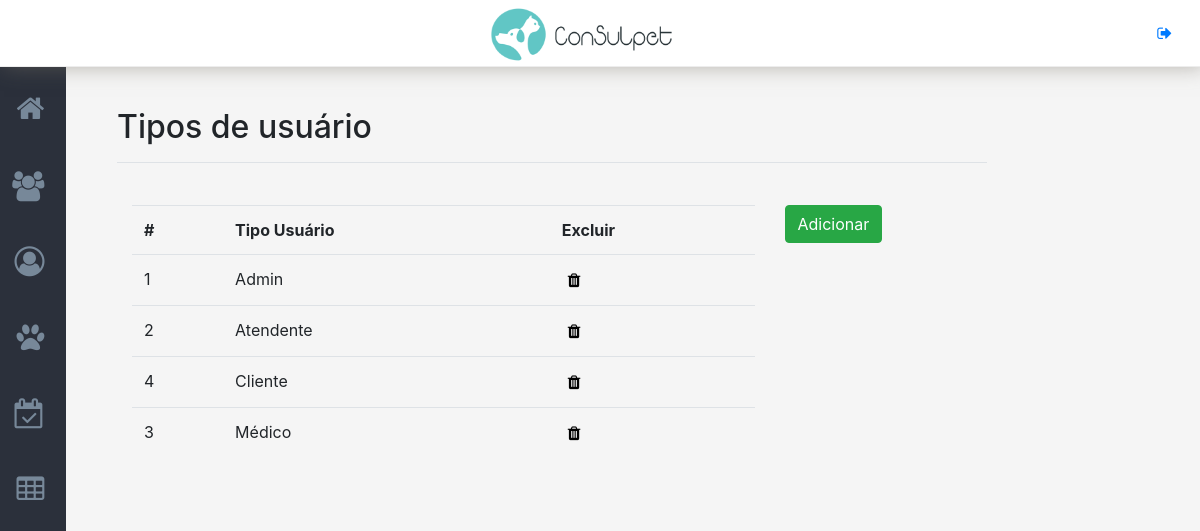
The page /tipos_usuario (signed in) on the database its author committed.
### tables this page shows
CREATE TABLE `tpu_tipo_usuario` (
  `tpu_id_tipo_usuario` int(11) NOT NULL,
  `tpu_ds_tipo_usuario` varchar(45) NOT NULL
);

### _controller/db_connection.php (called while the page is built)
<?php
function connect(){
    $host ="localhost";
    $user="root";
    $password ="123456";
    $bd = "consulpet";
    $con = new mysqli($host,$user,$password,$bd) or die("Erro ao conectar com o banco");
    return $con;
}

### pages/tipos_usuario.php (the view, shortened to what this page needs)
<main role="main" class="col-md-9 pt-3">
    <div class="d-flex justify-content-between flex-wrap flex-md-nowrap align-items-center pb-2 mb-3 border-bottom">
        <h1 class="h2">Tipos de usuário</h1><span>
    </div>
    <div class='container' style='padding-top: 3%;'>
        <div class='row'>
            <div class='col-md-9'>
                <table class='table table-hover'>
                    <tr>
                        <th scope="col">#</th>
                        <th scope="col">Tipo Usuário</th>
                        <th scope="col">Excluir</th>
                    </tr>
                    <?php
                    $query_tp_usuario = "SELECT tpu_id_tipo_usuario,
                                              tpu_ds_tipo_usuario
                                         FROM tpu_tipo_usuario";
                    if($res = mysqli_query(connect(),$query_tp_usuario)){
                        while($dados = mysqli_fetch_array($res)){
                            $id_tipo_usuario      = $dados['tpu_id_tipo_usuario'];
                            $tipo_usuario         = $dados['tpu_ds_tipo_usuario'];
              echo"<tr >
                        <td class='tp_usuario_id' id='$id_tipo_usuario'>$id_tipo_usuario</td>
                        <td class='tp_usuario_id' id='$id_tipo_usuario'>$tipo_usuario</td>
                        <td><button class='delete_tp_usuario btn-link' id='$id_tipo_usuario'><i class='fa fa-trash' aria-hidden='true'></i></button></td>
                   </tr>";
                        }
                    }
                    ?>
                </table>
            </div>
            <div class='col-md-2' style="padding-bottom: 30px">
                <div style="padding-bottom: 30px">
                    <button id='nova_tp_usuario' type='button' class='btn btn-success'>
                        Adicionar
                    </button>
                </div>
            </div>
        </div>
    </div>
</main>
</div>
</div>

### css/estilo.css (style rules this page uses)
body { background-color: #f5f5f5; }
.pt-3, .py-3 { padding-top: 3rem!important; }
.btn-link { color: black; border: 0; }
main { margin-left: 8.5%; }
td { cursor: pointer; }
td:last-of-type { cursor: auto; }
td button .fa-trash { transition:0.5s; }

### rows shown on the page
tpu_tipo_usuario: tpu_id_tipo_usuario "1", tpu_ds_tipo_usuario "Admin"
tpu_tipo_usuario: tpu_id_tipo_usuario "2", tpu_ds_tipo_usuario "Atendente"
tpu_tipo_usuario: tpu_id_tipo_usuario "4", tpu_ds_tipo_usuario "Cliente"
tpu_tipo_usuario: tpu_id_tipo_usuario "3", tpu_ds_tipo_usuario "Médico"
